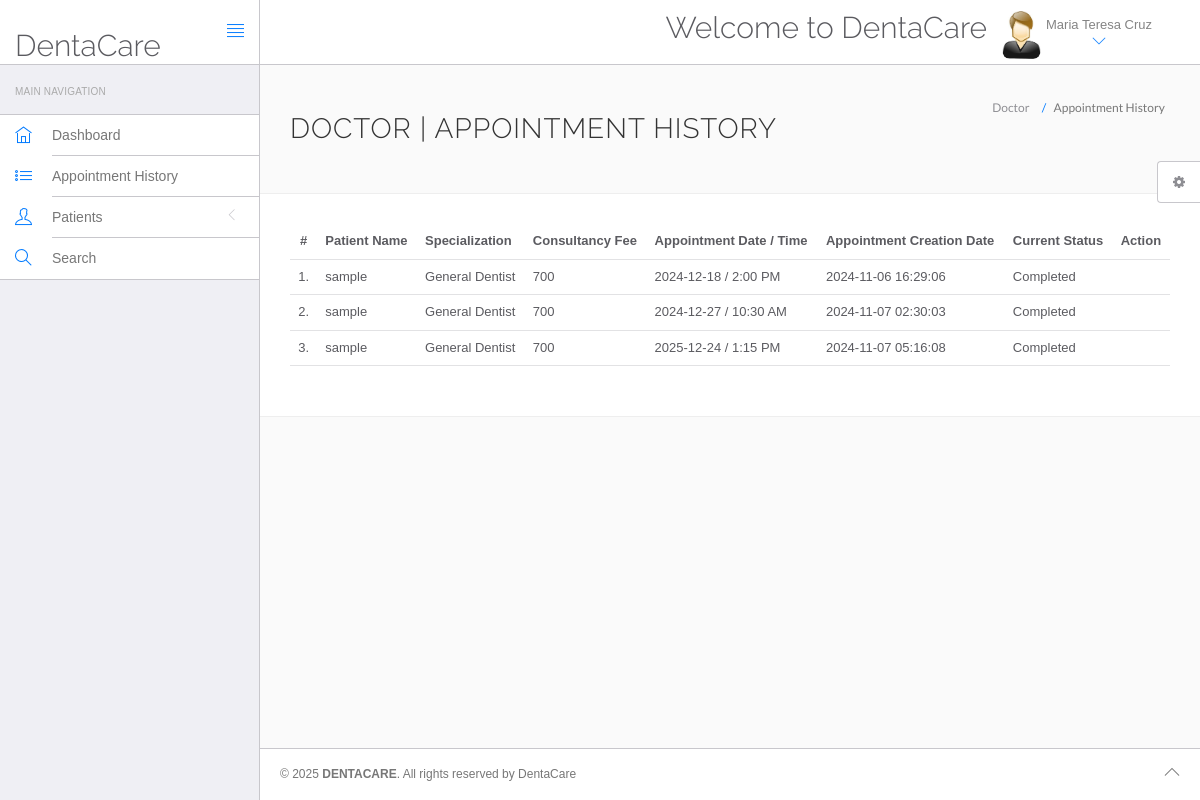
The app's page /hms/doctor/appointment-history.php (signed in) with its own data.
### tables this page shows
CREATE TABLE `doctors` (
  `id` int(11) NOT NULL,
  `specilization` varchar(255) DEFAULT NULL,
  `doctorName` varchar(255) DEFAULT NULL,
  `address` longtext DEFAULT NULL,
  `docFees` varchar(255) DEFAULT NULL,
  `contactno` varchar(11) DEFAULT NULL,
  `docEmail` varchar(255) DEFAULT NULL,
  `password` varchar(255) DEFAULT NULL,
  `creationDate` timestamp NULL DEFAULT current_timestamp(),
  `updationDate` timestamp NULL DEFAULT NULL ON UPDATE current_timestamp(),
  `role` enum('doctor') NOT NULL DEFAULT 'doctor'
);

CREATE TABLE `appointment` (
  `id` int(11) NOT NULL,
  `doctorSpecialization` varchar(255) DEFAULT NULL,
  `doctorId` int(11) DEFAULT NULL,
  `userId` int(11) DEFAULT NULL,
  `consultancyFees` int(11) DEFAULT NULL,
  `appointmentDate` varchar(255) DEFAULT NULL,
  `appointmentTime` varchar(255) DEFAULT NULL,
  `postingDate` timestamp NULL DEFAULT current_timestamp(),
  `userStatus` int(11) DEFAULT NULL,
  `doctorStatus` int(11) DEFAULT NULL,
  `updationDate` timestamp NULL DEFAULT NULL ON UPDATE current_timestamp()
);

CREATE TABLE `users` (
  `id` int(11) NOT NULL,
  `fullName` varchar(255) DEFAULT NULL,
  `address` longtext DEFAULT NULL,
  `city` varchar(255) DEFAULT NULL,
  `province` varchar(255) DEFAULT NULL,
  `gender` varchar(255) DEFAULT NULL,
  `email` varchar(255) DEFAULT NULL,
  `password` varchar(255) DEFAULT NULL,
  `regDate` timestamp NULL DEFAULT current_timestamp(),
  `updationDate` timestamp NULL DEFAULT NULL ON UPDATE current_timestamp(),
  `role` enum('user') NOT NULL DEFAULT 'user',
  `profile_picture` varchar(255) DEFAULT NULL
);

### hms/doctor/appointment-history.php (the view, shortened to what this page needs)
<?php
include('include/config.php');
?>
<!DOCTYPE html>
<html lang="en">
<head>
    <link rel="stylesheet" href="vendor/bootstrap/css/bootstrap.min.css">
    <link rel="stylesheet" href="vendor/fontawesome/css/font-awesome.min.css">
    <link rel="stylesheet" href="vendor/themify-icons/themify-icons.min.css">
    <link href="vendor/animate.css/animate.min.css" rel="stylesheet" media="screen">
    <link href="vendor/perfect-scrollbar/perfect-scrollbar.min.css" rel="stylesheet" media="screen">
    <link href="vendor/switchery/switchery.min.css" rel="stylesheet" media="screen">
    <link href="vendor/bootstrap-touchspin/jquery.bootstrap-touchspin.min.css" rel="stylesheet" media="screen">
    <link href="vendor/select2/select2.min.css" rel="stylesheet" media="screen">
    <link href="vendor/bootstrap-datepicker/bootstrap-datepicker3.standalone.min.css" rel="stylesheet" media="screen">
    <link href="vendor/bootstrap-timepicker/bootstrap-timepicker.min.css" rel="stylesheet" media="screen">
    <link rel="stylesheet" href="assets/css/styles.css">
    <link rel="stylesheet" href="assets/css/plugins.css">
    <link rel="stylesheet" href="assets/css/themes/theme-1.css" id="skin_color" />
    <link rel="stylesheet" href="https://cdn.jsdelivr.net/npm/sweetalert2@11/dist/sweetalert2.min.css">
</head>
<body>
    <div id="app"> <?php include('include/footer.php');?>
        <?php include('include/sidebar.php'); ?>
        <div class="app-content">
            <?php include('include/header.php'); ?>
            <div class="main-content">
                <div class="wrap-content container" id="container">
                    <section id="page-title">
                        <div class="row">
                            <div class="col-sm-8">
                                <h1 class="mainTitle">Doctor | Appointment History</h1>
                            </div>
                            <ol class="breadcrumb">
                                <li>
                                    <span>Doctor</span>
                                </li>
                                <li class="active">
                                    <span>Appointment History</span>
                                </li>
                            </ol>
                        </div>
                    </section>
                    <div class="container-fluid container-fullw bg-white">
                        <div class="row">
                            <div class="col-md-12">
                                <table class="table table-hover" id="sample-table-1">
                                    <thead>
                                        <tr>
                                            <th class="center">#</th>
                                            <th class="hidden-xs">Patient Name</th>
                                            <th>Specialization</th>
                                            <th>Consultancy Fee</th>
                                            <th>Appointment Date / Time</th>
                                            <th>Appointment Creation Date</th>
                                            <th>Current Status</th>
                                            <th>Action</th>
                                        </tr>
                                    </thead>
                                    <tbody>
                                    <?php
                                    $sql = mysqli_query($con, "SELECT users.fullName as fname, appointment.* FROM appointment JOIN users ON users.id = appointment.userId WHERE appointment.doctorId = '" . $_SESSION['id'] . "'");
                                    $cnt = 1;
                                    while ($row = mysqli_fetch_array($sql)) {
                                    ?>
                                        <tr>
                                            <td class="center"><?php echo $cnt; ?>.</td>
                                            <td class="hidden-xs"><?php echo $row['fname']; ?></td>
                                            <td><?php echo $row['doctorSpecialization']; ?></td>
                                            <td><?php echo $row['consultancyFees']; ?></td>
                                            <td><?php echo $row['appointmentDate']; ?> / <?php echo $row['appointmentTime']; ?></td>
                                            <td><?php echo $row['postingDate']; ?></td>
                                            <td>
                                                <?php
                                                if ($row['userStatus'] == 1 && $row['doctorStatus'] == 1) {
                                                    echo "Active";
                                                } elseif ($row['userStatus'] == 0 && $row['doctorStatus'] == 1) {
                                                    echo "Canceled by Patient";
                                                } elseif ($row['userStatus'] == 1 && $row['doctorStatus'] == 0) {
                                                    echo "Canceled by Doctor";
                                                } elseif ($row['doctorStatus'] == 2) {
                                                    echo "Completed";
                                                }
                                                ?>
                                            </td>
                                            <td>
                                            </td>
                                        </tr>
                                    <?php
                                    $cnt = $cnt + 1;
                                    } ?>
                                    </tbody>
                                </table>
                            </div>
                        </div>
                    </div>
                    <?php include('include/setting.php'); ?>
                </div>
            </div>
        </div>
    </div>
</body>
</html>

### hms/doctor/include/header.php (shortened to what this page needs)
<header class="navbar navbar-default navbar-static-top">
					<div class="navbar-header">
						<a class="navbar-brand" href="#">
							<h2 style="padding-top:20% ">DentaCare</h2>
						</a>
						<a href="#" class="sidebar-toggler pull-right visible-md visible-lg" data-toggle-class="app-sidebar-closed" data-toggle-target="#app">
							<i class="ti-align-justify"></i>
						</a>
					</div>
					<div class="navbar-collapse collapse">
						<ul class="nav navbar-right">
								<li  style="padding-top:2% ">
								<h2>Welcome to DentaCare</h2>
							</li>
							<li class="dropdown current-user">
								<a href class="dropdown-toggle" data-toggle="dropdown">
									<img src="assets/images/images.jpg" > <span class="username">
									<?php $query=mysqli_query($con,"select doctorName from doctors where id='".$_SESSION['id']."'");
while($row=mysqli_fetch_array($query))
{
	echo $row['doctorName'];
}
									?> <i class="ti-angle-down"></i></i></span>
								</a>
							</li>
						</ul>
					</div>
				</header>

### hms/doctor/assets/css/themes/theme-1.css (style rules this page uses)
body { background: #FAFAFA; }
header .navbar-header { background: #ffffff !important; border-right-color: #c8c7cc !important; border-bottom-color: #c8c7cc !important; }
header .navbar-header .sidebar-toggler, header .navbar-header .sidebar-mobile-toggler { color: #007aff !important; }
header .navbar-header .navbar-brand { color: #777 !important; }
header .navbar-collapse { background: #ffffff !important; border-bottom-color: #c8c7cc !important; box-shadow: none !important; }
header .navbar-collapse .navbar-right > li > a { color: #777; }
header .navbar-collapse .navbar-right > li > a i { color: #007aff !important; }

### records on screen
doctors: doctorName "Maria Teresa Cruz"
appointment: userId.fullName "sample", doctorSpecialization "General Dentist", consultancyFees "700", appointmentDate "2024-12-18", appointmentTime "2:00 PM", postingDate "2024-11-06 16:29:06", userStatus "Completed"
appointment: userId.fullName "sample", doctorSpecialization "General Dentist", consultancyFees "700", appointmentDate "2024-12-27", appointmentTime "10:30 AM", postingDate "2024-11-07 02:30:03", userStatus "Completed"
appointment: userId.fullName "sample", doctorSpecialization "General Dentist", consultancyFees "700", appointmentDate "2025-12-24", appointmentTime "1:15 PM", postingDate "2024-11-07 05:16:08", userStatus "Completed"
